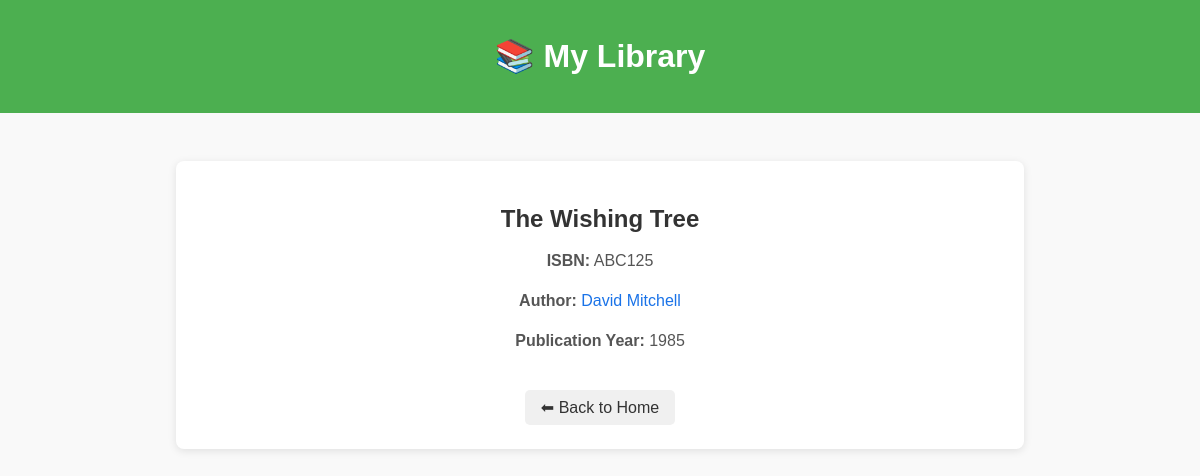
The app's page /book/4, older data.
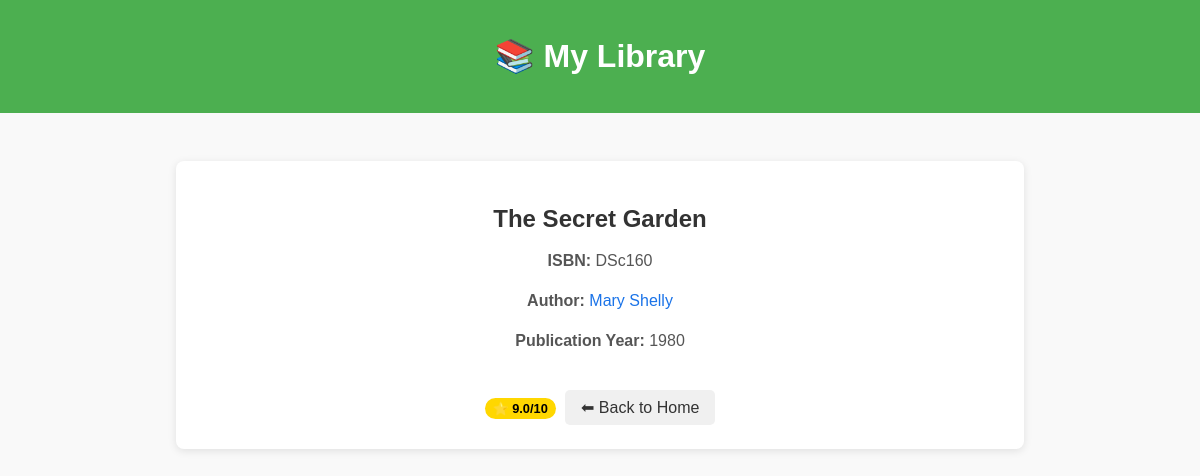
The same page, newer data.
### data_models.py (models this page shows, shortened)
class Book(db.Model):
    __tablename__ = 'books'
    id = db.Column(db.Integer, primary_key=True, autoincrement=True)
    isbn = db.Column(db.String(100))
    title = db.Column(db.String(100))
    publication_year = db.Column(db.Integer)
    author_id = db.Column(db.Integer, db.ForeignKey('authors.id'))
    rating = db.Column(db.Float)
    author = db.relationship('Author', backref='books')

class Author(db.Model):
    __tablename__ = 'authors'
    id = db.Column(db.Integer, primary_key=True, autoincrement=True)
    name = db.Column(db.String(100))
    birth_date = db.Column(db.String(100))
    date_of_death = db.Column(db.String(100))

### app.py (the view)
@app.route("/book/<int:book_id>", methods = ['GET'])
def book_detail(book_id):
    book = Book.query.get_or_404(book_id)
    return render_template('book_detail.html', book = book)

### templates/book_detail.html
{% extends "base.html" %}
{% block content %}
<div class="detail-page">
    <h2>{{ book.title }}</h2>
    <p><strong>ISBN:</strong> {{ book.isbn }}</p>
    <p><strong>Author:</strong> <a href="{{ url_for('author_detail', author_id=book.author.id) }}">{{ book.author.name }}</a></p>
    <p><strong>Publication Year:</strong> {{ book.publication_year }}</p>
    {% if book.rating %}
        <span class="badge badge-rating">⭐ {{ book.rating }}/10</span>
    {% endif %}
    <a href="{{ url_for('home') }}" class="back-link">⬅ Back to Home</a>
</div>
{% endblock %}

### templates/base.html (shortened to what this page needs)
<!DOCTYPE html>
<html lang="en">
<head>
    <link rel="stylesheet" href="{{ url_for('static', filename='css/style.css') }}">
</head>
<body>
    <header>
        <h1>📚 My Library</h1>
    </header>
    <main>
        {% block content %}{% endblock %}
    </main>
</body>
</html>

### static/css/style.css (style rules this page uses)
body { font-family: Arial, sans-serif; margin: 0; padding: 0; background: #f9f9f9; color: #333; text-align: center; }
header { background: #4CAF50; color: white; padding: 1rem; text-align: center; }
main { padding: 1rem 2rem; max-width: 900px; margin: auto; }
.badge { display: inline-block; padding: 0.2rem 0.5rem; border-radius: 4px; font-size: 0.85rem; font-weight: bold; color: white; margin-right: 0.3rem; }
.detail-page { max-width: 800px; margin: 2rem auto; padding: 1.5rem; background: white; border-radius: 8px; box-shadow: 0 2px 8px rgba(0,0,0,0.1); font-family: Arial, sans-serif; }
.detail-page h2 { margin-bottom: 1rem; color: #333; }
.detail-page p { margin-bottom: 0.8rem; line-height: 1.5; color: #555; }
.detail-page a { color: #1a73e8; text-decoration: none; transition: color 0.2s; }
.detail-page a.back-link { display: inline-block; margin-top: 1.5rem; padding: 0.5rem 1rem; background: #f0f0f0; border-radius: 5px; color: #333; text-decoration: none; transition: background 0.2s; }
a { text_decoration:none !important; }
.detail-page a ,.home a { text-decoration: none; }
.detail-page a, .detail-page a:hover, .detail-page a:focus { text-decoration: none; }
.badge-rating { background: gold; color: black; padding: 3px 8px; border-radius: 12px; font-size: 0.8rem; }

Row changes from the older to the newer data that the page shows:
no longer on this page (row edited): Author: author.name "David Mitchell"
changed Book: title "The Wishing Tree" → "The Secret Garden"; isbn "ABC125" → "DSc160"; publication_year "1985" → "1980"; rating (not shown) → "9.0"
now on this page (row edited): Author: author.name "Mary Shelly"
Text that changed along with them:
text now shown: "⭐ /10"
